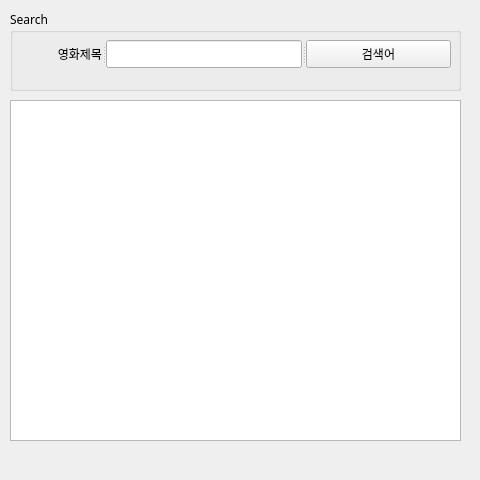
<?xml version="1.0" encoding="UTF-8"?>
<ui version="4.0">
 <class>Form</class>
 <widget class="QWidget" name="Form">
  <property name="geometry">
   <rect>
    <x>0</x>
    <y>0</y>
    <width>480</width>
    <height>480</height>
   </rect>
  </property>
  <property name="sizePolicy">
   <sizepolicy hsizetype="Preferred" vsizetype="Fixed">
    <horstretch>0</horstretch>
    <verstretch>0</verstretch>
   </sizepolicy>
  </property>
  <property name="font">
   <font>
    <family>D2Coding</family>
   </font>
  </property>
  <property name="windowTitle">
   <string>네이버 영화 검색</string>
  </property>
  <property name="windowIcon">
   <iconset>
    <normaloff>naver_icon.png</normaloff>naver_icon.png</iconset>
  </property>
  <widget class="QGroupBox" name="groupBox">
   <property name="geometry">
    <rect>
     <x>10</x>
     <y>10</y>
     <width>451</width>
     <height>81</height>
    </rect>
   </property>
   <property name="title">
    <string>Search</string>
   </property>
   <widget class="QSplitter" name="splitter">
    <property name="geometry">
     <rect>
      <x>10</x>
      <y>30</y>
      <width>431</width>
      <height>28</height>
     </rect>
    </property>
    <property name="orientation">
     <enum>Qt::Horizontal</enum>
    </property>
    <widget class="QLabel" name="label">
     <property name="text">
      <string>영화제목</string>
     </property>
     <property name="alignment">
      <set>Qt::AlignRight|Qt::AlignTrailing|Qt::AlignVCenter</set>
     </property>
    </widget>
    <widget class="QLineEdit" name="txtSearch"/>
    <widget class="QPushButton" name="btnSearch">
     <property name="text">
      <string>검색어</string>
     </property>
    </widget>
   </widget>
  </widget>
  <widget class="QTableWidget" name="tblResult">
   <property name="geometry">
    <rect>
     <x>10</x>
     <y>100</y>
     <width>451</width>
     <height>341</height>
    </rect>
   </property>
   <property name="contextMenuPolicy">
    <enum>Qt::PreventContextMenu</enum>
   </property>
   <property name="selectionMode">
    <enum>QAbstractItemView::SingleSelection</enum>
   </property>
  </widget>
 </widget>
 <resources/>
 <connections/>
</ui>
